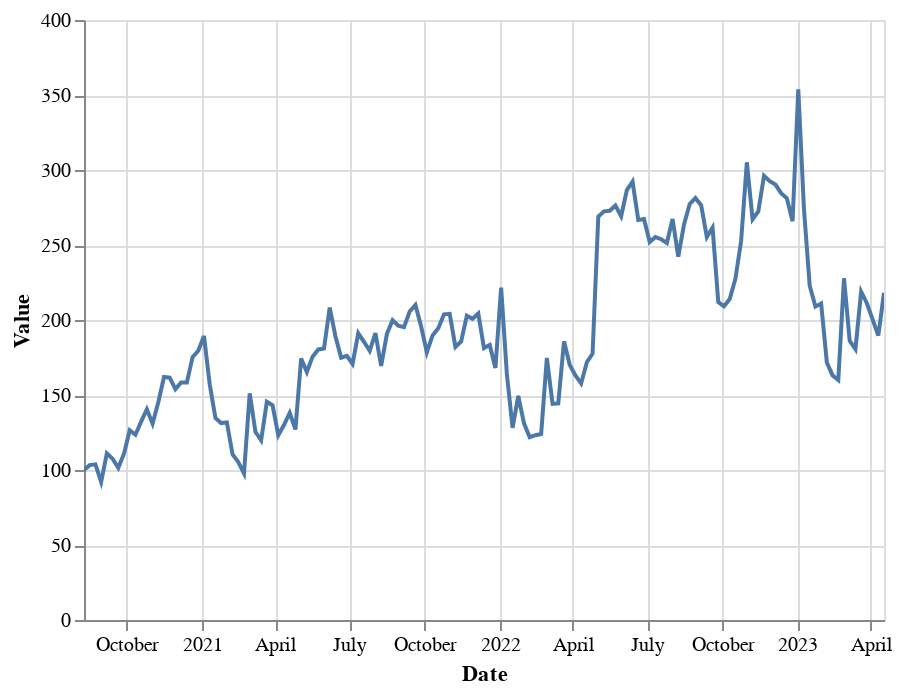

The notebook cell saved with this chart:
### Markdown cell above
### Weekly

### Code cell
alt.Chart(RT_LBCI_Halifax).mark_line().encode(
    x='Date',
    y='Value'
).interactive()

### Figure 1 — Vega-Lite specification as saved in the notebook (floating-point values rounded to 4 significant figures; data arrays with more than 128 entries replaced by an {"elided": "..."} marker saying what was removed)
{"config": {"view": {"continuousWidth": 400, "continuousHeight": 300}}, "data": {"name": "data-d9fe5cdb8eb4875dc9c1e68ae445c555"}, "mark": "line", "encoding": {"x": {"field": "Date", "type": "temporal"}, "y": {"field": "Value", "type": "quantitative"}}, "selection": {"selector001": {"type": "interval", "bind": "scales", "encodings": ["x", "y"]}}, "$schema": "https://vega.github.io/schema/vega-lite/v4.17.0.json", "datasets": {"data-d9fe5cdb8eb4875dc9c1e68ae445c555": {"elided": "141 records"}}}
